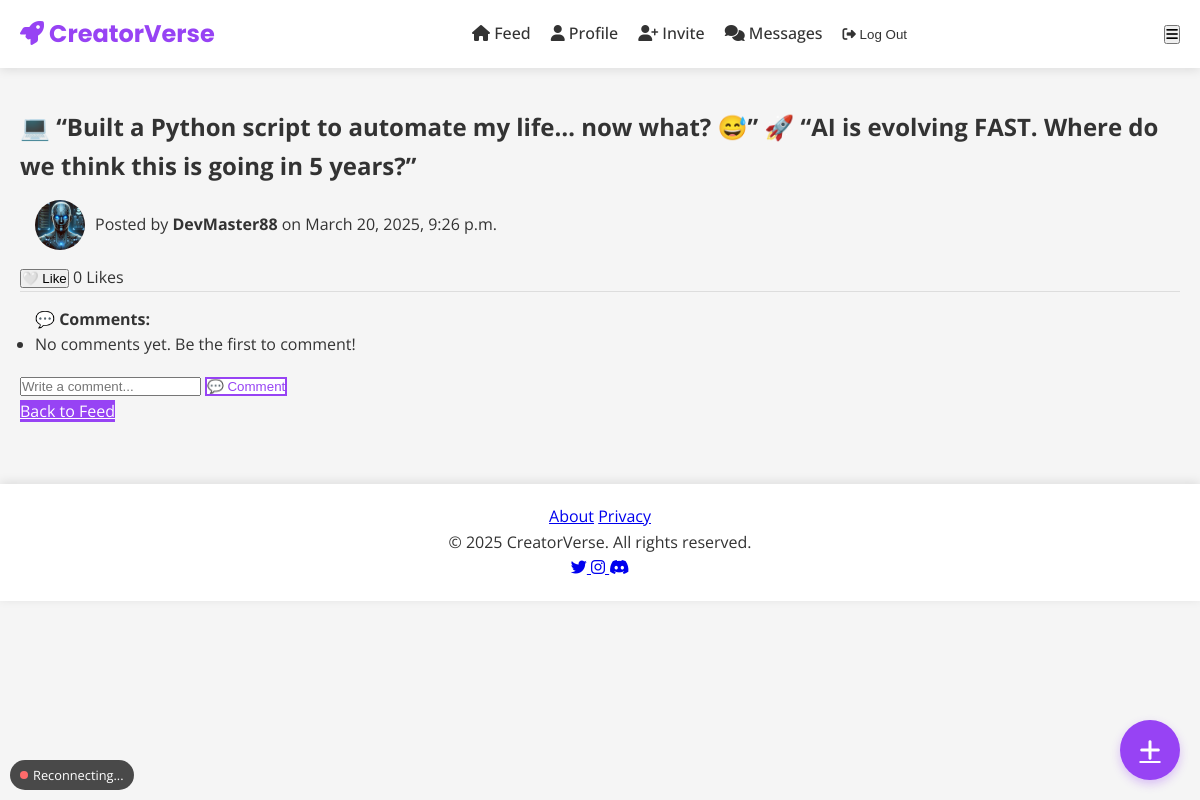
The app's page /feed/post/3/ (signed in) with its own data.
### feed/models.py (models this page shows, shortened)
class Post(models.Model):
    user = models.ForeignKey(
        User,
        on_delete=models.CASCADE,
        related_name="posts",
        verbose_name=_("Author")
    )
    content = models.TextField(
        verbose_name=_("Content"),
        help_text=_("Share your creative content")
    )
    image = models.ImageField(
        upload_to="post_images/",
        blank=True,
        null=True,
        verbose_name=_("Image")
    )
    created_at = models.DateTimeField(
        auto_now_add=True,
        verbose_name=_("Created at")
    )
    updated_at = models.DateTimeField(
        auto_now=True,
        verbose_name=_("Last updated")
    )
    is_draft = models.BooleanField(
        default=False,
        verbose_name=_("Draft status")
    )
    keywords = models.CharField(
        max_length=255,
        blank=True,
        null=True,
        verbose_name=_("Keywords")
    )
    class Meta:
        ordering = ["-created_at"]
        verbose_name = _("Post")
        verbose_name_plural = _("Posts")
        indexes = [
            models.Index(fields=['created_at']),
            models.Index(fields=['user', 'created_at']),
        ]

### users/models.py (models this page shows, shortened)
class CustomUser(AbstractUser):
    bio = models.TextField(
        blank=True,
        null=True,
        max_length=500,
        help_text=_("Tell others about yourself (max 500 chars)"),
        validators=[validate_bio_length]
    )
    profile_image = models.ImageField(
        upload_to=upload_to_profile_pics,
        blank=True,
        null=True,
        help_text=_("Upload a profile picture"),
        validators=[FileExtensionValidator(['jpg', 'jpeg', 'png', 'webp'])]
    )
    used_invite = models.BooleanField(
        default=False,
        help_text=_("Has this user used an invite code?")
    )
    social_links = JSONField(
        default=dict,
        blank=True,
        help_text=_("Social media links in JSON format")
    )
    is_verified = models.BooleanField(
        default=False,
        help_text=_("Designates whether the user is verified")
    )
    last_seen = models.DateTimeField(
        auto_now=True,
        help_text=_("Last time the user was active")
    )
    following = models.ManyToManyField(
        'self',
        symmetrical=False,
        related_name='followers',
        blank=True,
        help_text=_("Users this user is following")
    )
    class Meta:
        verbose_name = _("User")
        verbose_name_plural = _("Users")
        indexes = [
            models.Index(fields=['username']),
            models.Index(fields=['email']),
            models.Index(fields=['last_seen']),
        ]

### feed/views.py (the view)
# urls.py: path('post/<int:post_id>/', post_detail_view, name='post_detail'),
@login_required
def post_detail_view(request, post_id):
    post = get_object_or_404(Post, id=post_id)
    comments = post.comments.all().order_by('created_at')
    return render(request, 'feed/post_detail.html', {'post': post, 'comments': comments})

### users/context_processors.py (called while the page is built)
def site_settings(request):
    from django.conf import settings
    return {
        'SITE_NAME': 'CreatorVerse',
        'SITE_URL': settings.SITE_URL,
    }

def unread_messages(request):
    if request.user.is_authenticated:
        from users.models import Message
        return {
            'unread_count': Message.objects.filter(
                receiver=request.user,
                is_read=False
            ).count()
        }
    return {}

### feed/templates/feed/post_detail.html (shortened to what this page needs)
{% extends 'base.html' %}
{% block content %}
  <div class="post-detail-container">
    <h2 class="post-title">{{ post.content }}</h2>
    <div class="post-header">
      <img src="{{ post.user.profile_image.url }}" alt="{{ post.user.username }}" class="post-avatar">
      <p>Posted by <strong>{{ post.user.username }}</strong> on {{ post.created_at|date:"F j, Y, g:i a" }}</p>
    </div>
    <button class="like-btn" data-post-id="{{ post.id }}">
        {% if user in post.likes.all %}
            ❤️ Unlike
        {% else %}
            🤍 Like
        {% endif %}
    </button>
    <span id="like-count-{{ post.id }}">{{ post.likes.count }}</span> Likes
    <div class="comments-section">
      <h4>💬 Comments:</h4>
      <ul id="comment-list-{{ post.id }}">
        {% for comment in post.comments.all %}
          <li class="comment-item">
            <strong>
              <a href="{% url 'user_profile' comment.user.username %}">{{ comment.user.username }}</a>
            </strong>: {{ comment.content }}
            {% if comment.user == user or post.user == user %}
              <form action="{% url 'delete_comment' comment.id %}" method="POST" style="display:inline;">
                {% csrf_token %}
                <button type="submit" class="btn-danger">❌ Delete</button>
              </form>
            {% endif %}
          </li>
        {% empty %}
          <li>No comments yet. Be the first to comment!</li>
        {% endfor %}
      </ul>
    </div>
    {% if user.is_authenticated %}
      <form class="comment-form" data-post-id="{{ post.id }}">
        <input type="text" name="content" placeholder="Write a comment..." required>
        <button type="submit" class="btn-secondary">💬 Comment</button>
      </form>
    {% endif %}
    <a href="{% url 'feed' %}" class="btn-primary">Back to Feed</a>
  </div>
{% endblock %}

### static/css/styles.css (style rules this page uses)
* { margin: 0; padding: 0; box-sizing: border-box; }
body { font-family: "Open Sans", sans-serif; color: #333333; line-height: 1.6; background: #F5F5F5; }
.btn-primary { background: #9743F4; color: #FFFFFF; border: none; }
.btn-secondary { background: #FFFFFF; color: #9743F4; border: 2px solid #9743F4; }
.post-header { display: flex; align-items: center; padding: 15px; }
.post-avatar { width: 50px; height: 50px; border-radius: 50%; object-fit: cover; margin-right: 10px; }
.comments-section { padding: 15px; background: #F5F5F5; border-top: 1px solid #DDD; }

### records on screen
Post: content "💻 “Built a Python script to automate my life… now what? 😅” 🚀 “AI is evolving FAST. Where do we think this is going in 5 years?”", user.profile_image (picture), user.username "DevMaster88", created_at "March 20, 2025, 9:26 p.m.", likes.count "0"
